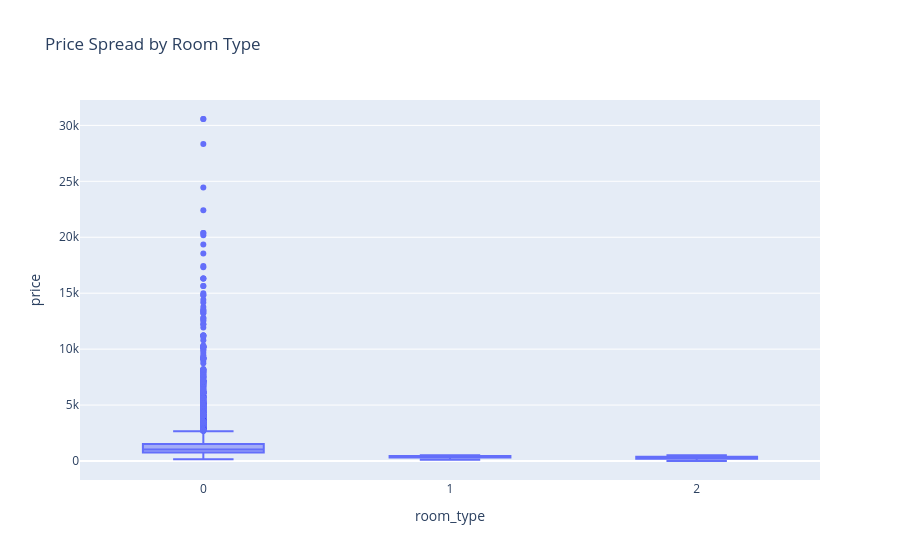

Here is the notebook cell this chart was saved with:
### Code cell
fig = px.box(df, x='room_type', y='price', title='Price Spread by Room Type')
fig.show()

### Figure 1 — Plotly figure (JSON) as saved in the notebook; plotly's stock layout.template omitted (floating-point values rounded to 4 significant figures; data arrays with more than 128 entries replaced by an {"elided": "..."} marker saying what was removed)
{"data": [{"alignmentgroup": "True", "hovertemplate": "room_type=%{x}<br>price=%{y}<extra></extra>", "legendgroup": "", "marker": {"color": "#636efa"}, "name": "", "notched": false, "offsetgroup": "", "orientation": "v", "showlegend": false, "type": "box", "x": {"elided": "10116 int values"}, "x0": " ", "xaxis": "x", "y": {"elided": "10116 float values"}, "y0": " ", "yaxis": "y"}], "layout": {"boxmode": "group", "legend": {"tracegroupgap": 0}, "title": {"text": "Price Spread by Room Type"}, "xaxis": {"anchor": "y", "domain": [0, 1], "title": {"text": "room_type"}}, "yaxis": {"anchor": "x", "domain": [0, 1], "title": {"text": "price"}}}}
